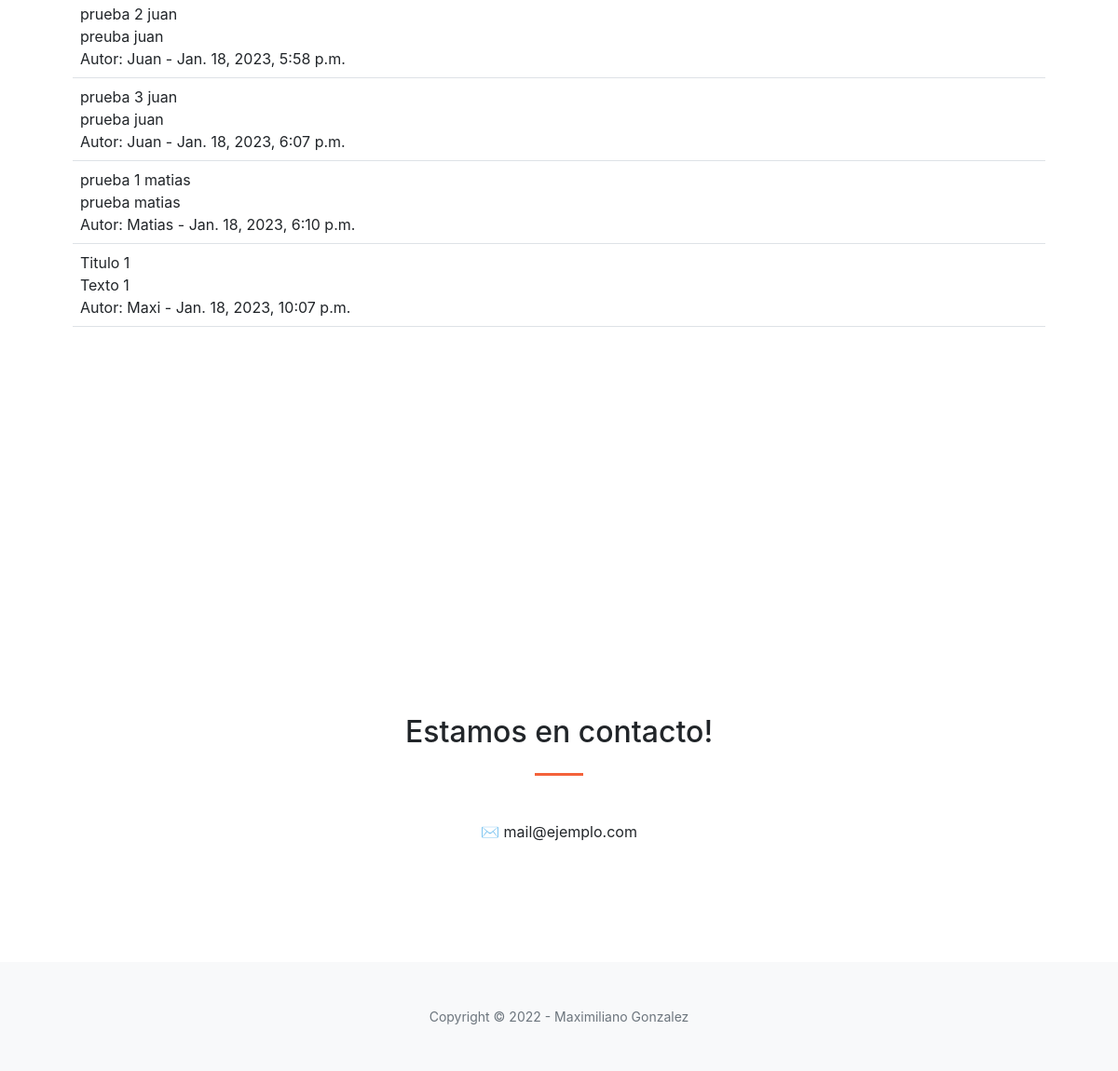
Before: / (lower part) with the older database file.
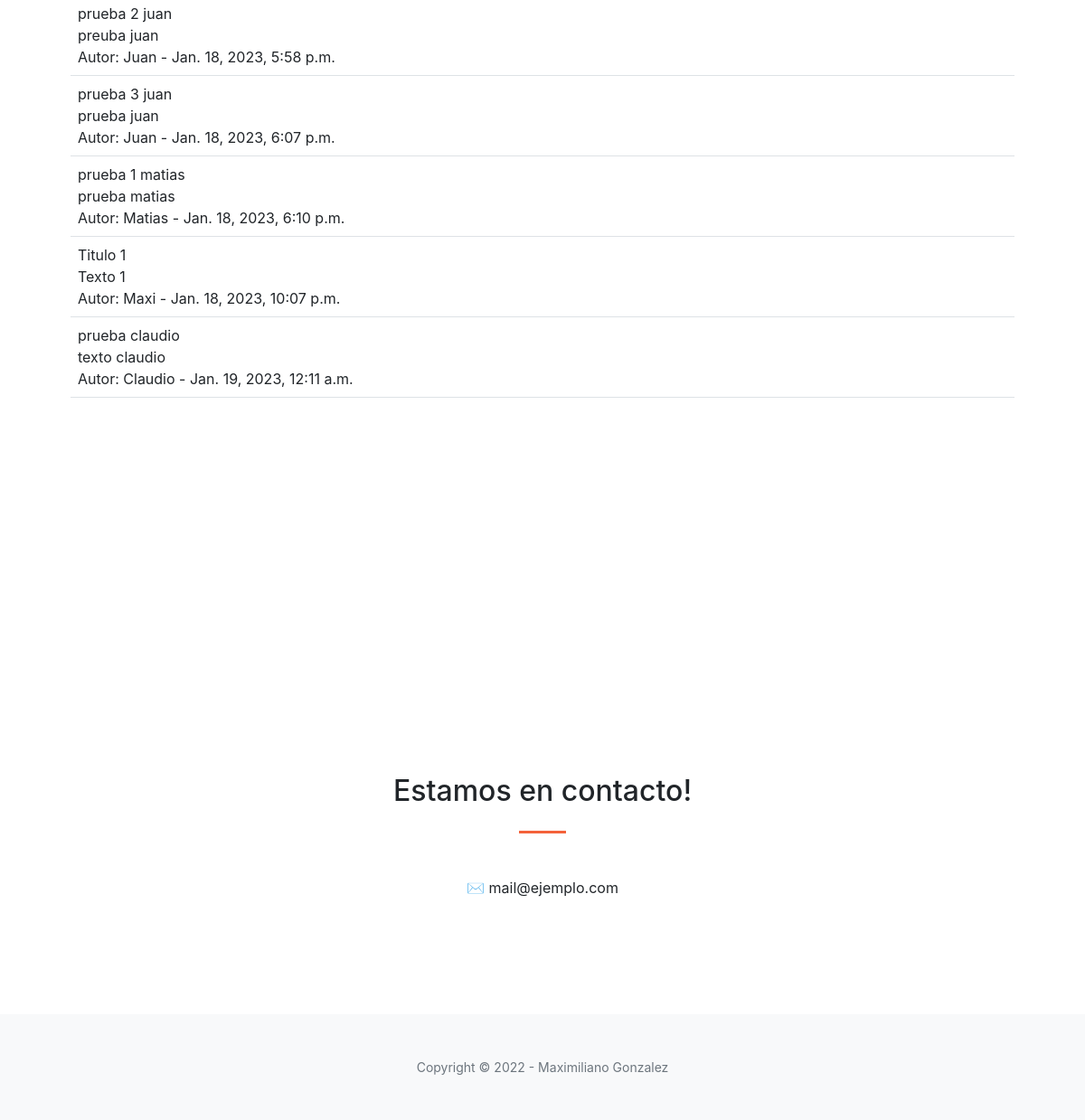
After: the same page with the newer database file.
### blog_app/models.py (models this page shows, shortened)
class Post(models.Model):
    titulo = models.CharField(max_length=64)
    contenido = models.TextField()
    fecha_publicacion = models.DateTimeField(default=timezone.now)
    usuario = models.ForeignKey(Usuario, on_delete=models.CASCADE, default='1')

class Usuario(models.Model):
    usuario = models.CharField(max_length=64)
    contrasenia = models.CharField(max_length=64)
    mail = models.EmailField()
    nombre = models.CharField(max_length=64)
    apellido = models.CharField(max_length=64)
    fecha_nacimiento = models.DateField()
    def __str__(self):
        return f"{self.usuario}"

### blog_app/views.py (the view)
# urls.py: path("", inicio, name="inicio"),
def inicio(request):
    contexto = {'posteos' : Post.objects.all()}
    return render(
        request=request,
        template_name='blog_app/inicio.html',
        context=contexto,
    )

### blog_app/templates/blog_app/inicio.html (shortened to what this page needs)
{% extends "blog_app/base.html" %}
{% block posteos %}
<section class="page-section" id="posteos">
    <table class="table">
        <body>
                {% for post in posteos %}
                <tr>
                    <td>{{post.titulo}}<br>
                        {{post.contenido}}<br>
                        Autor: {{post.usuario}} - {{post.fecha_publicacion}}
                    </td>
                    <td></td>
                </tr>
                {% endfor %}
        </body>
    </table>
</section>
{% endblock posteos %}

Changed rows visible on the page:
added Post: titulo "prueba claudio", contenido "texto claudio", usuario "Claudio", fecha_publicacion "Jan. 19, 2023, 12:11 a.m."
